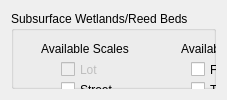
         <widget class="QWidget" name="page_15">
          <layout class="QGridLayout" name="gridLayout_15">
           <item row="0" column="0">
            <widget class="QGroupBox" name="WSUB_inputgroup">
             <property name="title">
              <string>Subsurface Wetlands/Reed Beds</string>
             </property>
             <widget class="QCheckBox" name="checkBox_106">
              <property name="geometry">
               <rect>
                <x>180</x>
                <y>50</y>
                <width>121</width>
                <height>17</height>
               </rect>
              </property>
              <property name="text">
               <string>Flood Mitigation</string>
              </property>
             </widget>
             <widget class="QCheckBox" name="checkBox_107">
              <property name="enabled">
               <bool>false</bool>
              </property>
              <property name="geometry">
               <rect>
                <x>50</x>
                <y>50</y>
                <width>70</width>
                <height>17</height>
               </rect>
              </property>
              <property name="text">
               <string>Lot</string>
              </property>
             </widget>
             <widget class="QLabel" name="label_61">
              <property name="geometry">
               <rect>
                <x>170</x>
                <y>30</y>
                <width>141</width>
                <height>16</height>
               </rect>
              </property>
              <property name="text">
               <string>Available Applications</string>
              </property>
             </widget>
             <widget class="QCheckBox" name="checkBox_108">
              <property name="geometry">
               <rect>
                <x>50</x>
                <y>90</y>
                <width>101</width>
                <height>17</height>
               </rect>
              </property>
              <property name="text">
               <string>Neighbourhood</string>
              </property>
             </widget>
             <widget class="QCheckBox" name="checkBox_109">
              <property name="geometry">
               <rect>
                <x>180</x>
                <y>70</y>
                <width>91</width>
                <height>17</height>
               </rect>
              </property>
              <property name="text">
               <string>Treatment</string>
              </property>
             </widget>
             <widget class="QLabel" name="label_62">
              <property name="geometry">
               <rect>
                <x>360</x>
                <y>10</y>
                <width>101</width>
                <height>141</height>
               </rect>
              </property>
              <property name="text">
               <string/>
              </property>
              <property name="pixmap">
               <pixmap>../../../../../../tech_reedbed.png</pixmap>
              </property>
             </widget>
             <widget class="QCheckBox" name="checkBox_110">
              <property name="geometry">
               <rect>
                <x>50</x>
                <y>70</y>
                <width>70</width>
                <height>17</height>
               </rect>
              </property>
              <property name="text">
               <string>Street</string>
              </property>
             </widget>
             <widget class="QLabel" name="label_63">
              <property name="geometry">
               <rect>
                <x>30</x>
                <y>30</y>
                <width>101</width>
                <height>16</height>
               </rect>
              </property>
              <property name="text">
               <string>Available Scales</string>
              </property>
             </widget>
             <widget class="QCheckBox" name="checkBox_111">
              <property name="geometry">
               <rect>
                <x>180</x>
                <y>90</y>
                <width>101</width>
                <height>17</height>
               </rect>
              </property>
              <property name="text">
               <string>Harvesting</string>
              </property>
             </widget>
             <widget class="QCheckBox" name="checkBox_112">
              <property name="enabled">
               <bool>false</bool>
              </property>
              <property name="geometry">
               <rect>
                <x>50</x>
                <y>110</y>
                <width>101</width>
                <height>17</height>
               </rect>
              </property>
              <property name="text">
               <string>City-scale</string>
              </property>
             </widget>
             <widget class="QCheckBox" name="checkBox_113">
              <property name="enabled">
               <bool>false</bool>
              </property>
              <property name="geometry">
               <rect>
                <x>180</x>
                <y>110</y>
                <width>141</width>
                <height>17</height>
               </rect>
              </property>
              <property name="text">
               <string>Microclimate Control</string>
              </property>
             </widget>
            </widget>
           </item>
          </layout>
         </widget>
